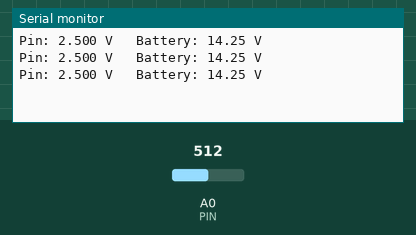
A sketch run on a simulated Arduino Uno, built with avr-gcc and run on an emulated ATmega328P. On the bench: the last lines printed to the serial monitor. Inputs (shaded band) come from the test bench; at power-on: A0 (PIN) = 512.

Above: at 1.3 s.
1.4 s: A0 (PIN) set to 716
At 1.9 s:
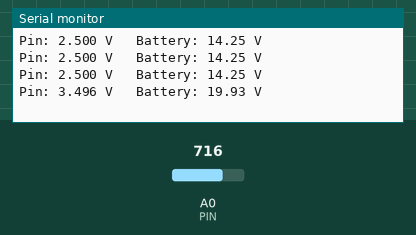
2.9 s: A0 (PIN) set to 900
At 3.4 s:
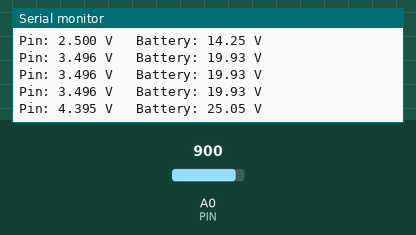
Timing chart, 0 to 5.9 s (numbered marks = the images above; inputs shaded):
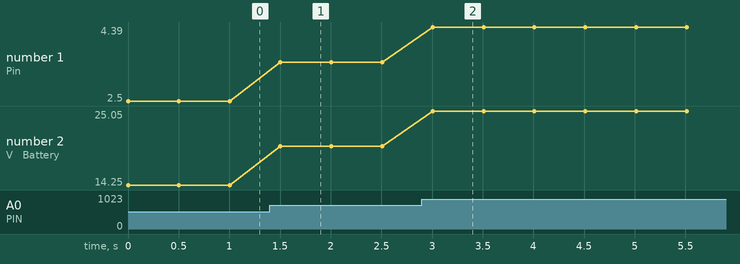

The sketch:

ch01-uno.ino
```cpp
const int   PIN   = A0;
// measure your UNO's 5V pin and put the real value here
const float VREF  = 5.0;
const float RATIO = (47.0 + 10.0) / 10.0;   // (R1 + R2) / R2 = 5.7

void setup() {
  Serial.begin(9600);
}

void loop() {
  int   raw  = analogRead(PIN);             // 0 to 1023
  float vpin = raw * VREF / 1024.0;         // pin voltage
  float vin  = vpin * RATIO;                // back to battery volts
  Serial.print("Pin: ");      Serial.print(vpin, 3);
  Serial.print(" V   Battery: "); Serial.print(vin, 2);
  Serial.println(" V");
  delay(500);
}
```

Measured:
- after the input at 1.4 s, the serial monitor: prints a new line after 0.10 s (image 1)
- after the input at 2.9 s, the serial monitor: prints a new line after 0.11 s (image 2)
- plotted number 1: 2.5 → 3.5 after the input at 1.4 s, 3.5 → 4.39 after the input at 2.9 s
- plotted number 2: 14.25 → 19.93 after the input at 1.4 s, 19.93 → 25.05 after the input at 2.9 s
